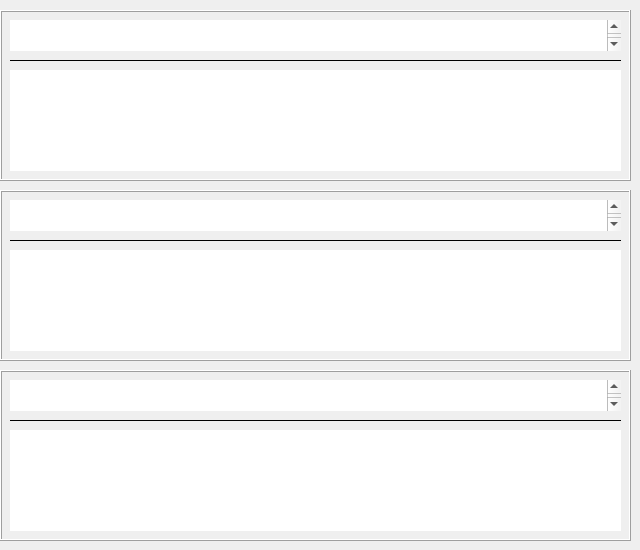
      <widget class="QWidget" name="page_10">
       <widget class="QFrame" name="frame_10">
        <property name="geometry">
         <rect>
          <x>0</x>
          <y>10</y>
          <width>631</width>
          <height>171</height>
         </rect>
        </property>
        <property name="frameShape">
         <enum>QFrame::Box</enum>
        </property>
        <property name="frameShadow">
         <enum>QFrame::Raised</enum>
        </property>
        <widget class="QTextEdit" name="textEdit_10">
         <property name="geometry">
          <rect>
           <x>10</x>
           <y>60</y>
           <width>611</width>
           <height>101</height>
          </rect>
         </property>
         <property name="font">
          <font>
           <family>08SeoulNamsan</family>
           <pointsize>12</pointsize>
           <weight>50</weight>
           <italic>false</italic>
           <bold>false</bold>
           <underline>false</underline>
           <strikeout>false</strikeout>
           <stylestrategy>PreferDefault</stylestrategy>
           <kerning>true</kerning>
          </font>
         </property>
         <property name="frameShape">
          <enum>QFrame::NoFrame</enum>
         </property>
         <property name="readOnly">
          <bool>true</bool>
         </property>
         <property name="html">
          <string>&lt;!DOCTYPE HTML PUBLIC &quot;-//W3C//DTD HTML 4.0//EN&quot; &quot;http://www.w3.org/TR/REC-html40/strict.dtd&quot;&gt;
&lt;html&gt;&lt;head&gt;&lt;meta name=&quot;qrichtext&quot; content=&quot;1&quot; /&gt;&lt;style type=&quot;text/css&quot;&gt;
p, li { white-space: pre-wrap; }
&lt;/style&gt;&lt;/head&gt;&lt;body style=&quot; font-family:'08SeoulNamsan'; font-size:12pt; font-weight:400; font-style:normal;&quot;&gt;
&lt;p style=&quot;-qt-paragraph-type:empty; margin-top:0px; margin-bottom:0px; margin-left:0px; margin-right:0px; -qt-block-indent:0; text-indent:0px; font-size:14pt;&quot;&gt;&lt;br /&gt;&lt;/p&gt;&lt;/body&gt;&lt;/html&gt;</string>
         </property>
        </widget>
        <widget class="QTextBrowser" name="textBrowser_10">
         <property name="geometry">
          <rect>
           <x>10</x>
           <y>10</y>
           <width>611</width>
           <height>31</height>
          </rect>
         </property>
         <property name="font">
          <font>
           <family>08SeoulNamsan</family>
           <pointsize>12</pointsize>
           <weight>50</weight>
           <italic>false</italic>
           <bold>false</bold>
           <underline>false</underline>
           <strikeout>false</strikeout>
           <stylestrategy>PreferDefault</stylestrategy>
           <kerning>true</kerning>
          </font>
         </property>
         <property name="frameShape">
          <enum>QFrame::NoFrame</enum>
         </property>
         <property name="html">
          <string>&lt;!DOCTYPE HTML PUBLIC &quot;-//W3C//DTD HTML 4.0//EN&quot; &quot;http://www.w3.org/TR/REC-html40/strict.dtd&quot;&gt;
&lt;html&gt;&lt;head&gt;&lt;meta name=&quot;qrichtext&quot; content=&quot;1&quot; /&gt;&lt;style type=&quot;text/css&quot;&gt;
p, li { white-space: pre-wrap; }
&lt;/style&gt;&lt;/head&gt;&lt;body style=&quot; font-family:'08SeoulNamsan'; font-size:12pt; font-weight:400; font-style:normal;&quot;&gt;
&lt;p style=&quot;-qt-paragraph-type:empty; margin-top:0px; margin-bottom:0px; margin-left:0px; margin-right:0px; -qt-block-indent:0; text-indent:0px; font-size:14pt;&quot;&gt;&lt;br /&gt;&lt;/p&gt;&lt;/body&gt;&lt;/html&gt;</string>
         </property>
        </widget>
        <widget class="QLabel" name="label_90">
         <property name="geometry">
          <rect>
           <x>10</x>
           <y>40</y>
           <width>611</width>
           <height>20</height>
          </rect>
         </property>
         <property name="frameShape">
          <enum>QFrame::HLine</enum>
         </property>
         <property name="text">
          <string/>
         </property>
        </widget>
       </widget>
       <widget class="QFrame" name="frame_11">
        <property name="geometry">
         <rect>
          <x>0</x>
          <y>190</y>
          <width>631</width>
          <height>171</height>
         </rect>
        </property>
        <property name="frameShape">
         <enum>QFrame::Box</enum>
        </property>
        <property name="frameShadow">
         <enum>QFrame::Raised</enum>
        </property>
        <widget class="QTextEdit" name="textEdit_11">
         <property name="geometry">
          <rect>
           <x>10</x>
           <y>60</y>
           <width>611</width>
           <height>101</height>
          </rect>
         </property>
         <property name="font">
          <font>
           <family>08SeoulNamsan</family>
           <pointsize>12</pointsize>
           <weight>50</weight>
           <italic>false</italic>
           <bold>false</bold>
           <underline>false</underline>
           <strikeout>false</strikeout>
           <stylestrategy>PreferDefault</stylestrategy>
           <kerning>true</kerning>
          </font>
         </property>
         <property name="frameShape">
          <enum>QFrame::NoFrame</enum>
         </property>
         <property name="readOnly">
          <bool>true</bool>
         </property>
         <property name="html">
          <string>&lt;!DOCTYPE HTML PUBLIC &quot;-//W3C//DTD HTML 4.0//EN&quot; &quot;http://www.w3.org/TR/REC-html40/strict.dtd&quot;&gt;
&lt;html&gt;&lt;head&gt;&lt;meta name=&quot;qrichtext&quot; content=&quot;1&quot; /&gt;&lt;style type=&quot;text/css&quot;&gt;
p, li { white-space: pre-wrap; }
&lt;/style&gt;&lt;/head&gt;&lt;body style=&quot; font-family:'08SeoulNamsan'; font-size:12pt; font-weight:400; font-style:normal;&quot;&gt;
&lt;p style=&quot;-qt-paragraph-type:empty; margin-top:0px; margin-bottom:0px; margin-left:0px; margin-right:0px; -qt-block-indent:0; text-indent:0px; font-size:14pt;&quot;&gt;&lt;br /&gt;&lt;/p&gt;&lt;/body&gt;&lt;/html&gt;</string>
         </property>
        </widget>
        <widget class="QTextBrowser" name="textBrowser_11">
         <property name="geometry">
          <rect>
           <x>10</x>
           <y>10</y>
           <width>611</width>
           <height>31</height>
          </rect>
         </property>
         <property name="font">
          <font>
           <family>08SeoulNamsan</family>
           <pointsize>12</pointsize>
           <weight>50</weight>
           <italic>false</italic>
           <bold>false</bold>
           <underline>false</underline>
           <strikeout>false</strikeout>
           <stylestrategy>PreferDefault</stylestrategy>
           <kerning>true</kerning>
          </font>
         </property>
         <property name="frameShape">
          <enum>QFrame::NoFrame</enum>
         </property>
         <property name="html">
          <string>&lt;!DOCTYPE HTML PUBLIC &quot;-//W3C//DTD HTML 4.0//EN&quot; &quot;http://www.w3.org/TR/REC-html40/strict.dtd&quot;&gt;
&lt;html&gt;&lt;head&gt;&lt;meta name=&quot;qrichtext&quot; content=&quot;1&quot; /&gt;&lt;style type=&quot;text/css&quot;&gt;
p, li { white-space: pre-wrap; }
&lt;/style&gt;&lt;/head&gt;&lt;body style=&quot; font-family:'08SeoulNamsan'; font-size:12pt; font-weight:400; font-style:normal;&quot;&gt;
&lt;p style=&quot;-qt-paragraph-type:empty; margin-top:0px; margin-bottom:0px; margin-left:0px; margin-right:0px; -qt-block-indent:0; text-indent:0px; font-size:14pt;&quot;&gt;&lt;br /&gt;&lt;/p&gt;&lt;/body&gt;&lt;/html&gt;</string>
         </property>
        </widget>
        <widget class="QLabel" name="label_89">
         <property name="geometry">
          <rect>
           <x>10</x>
           <y>40</y>
           <width>611</width>
           <height>20</height>
          </rect>
         </property>
         <property name="frameShape">
          <enum>QFrame::HLine</enum>
         </property>
         <property name="text">
          <string/>
         </property>
        </widget>
       </widget>
       <widget class="QFrame" name="frame_12">
        <property name="geometry">
         <rect>
          <x>0</x>
          <y>370</y>
          <width>631</width>
          <height>171</height>
         </rect>
        </property>
        <property name="frameShape">
         <enum>QFrame::Box</enum>
        </property>
        <property name="frameShadow">
         <enum>QFrame::Raised</enum>
        </property>
        <widget class="QTextEdit" name="textEdit_12">
         <property name="geometry">
          <rect>
           <x>10</x>
           <y>60</y>
           <width>611</width>
           <height>101</height>
          </rect>
         </property>
         <property name="font">
          <font>
           <family>08SeoulNamsan</family>
           <pointsize>12</pointsize>
           <weight>50</weight>
           <italic>false</italic>
           <bold>false</bold>
           <underline>false</underline>
           <strikeout>false</strikeout>
           <stylestrategy>PreferDefault</stylestrategy>
           <kerning>true</kerning>
          </font>
         </property>
         <property name="frameShape">
          <enum>QFrame::NoFrame</enum>
         </property>
         <property name="readOnly">
          <bool>true</bool>
         </property>
         <property name="html">
          <string>&lt;!DOCTYPE HTML PUBLIC &quot;-//W3C//DTD HTML 4.0//EN&quot; &quot;http://www.w3.org/TR/REC-html40/strict.dtd&quot;&gt;
&lt;html&gt;&lt;head&gt;&lt;meta name=&quot;qrichtext&quot; content=&quot;1&quot; /&gt;&lt;style type=&quot;text/css&quot;&gt;
p, li { white-space: pre-wrap; }
&lt;/style&gt;&lt;/head&gt;&lt;body style=&quot; font-family:'08SeoulNamsan'; font-size:12pt; font-weight:400; font-style:normal;&quot;&gt;
&lt;p style=&quot;-qt-paragraph-type:empty; margin-top:0px; margin-bottom:0px; margin-left:0px; margin-right:0px; -qt-block-indent:0; text-indent:0px; font-size:14pt;&quot;&gt;&lt;br /&gt;&lt;/p&gt;&lt;/body&gt;&lt;/html&gt;</string>
         </property>
        </widget>
        <widget class="QTextBrowser" name="textBrowser_12">
         <property name="geometry">
          <rect>
           <x>10</x>
           <y>10</y>
           <width>611</width>
           <height>31</height>
          </rect>
         </property>
         <property name="font">
          <font>
           <family>08SeoulNamsan</family>
           <pointsize>12</pointsize>
           <weight>50</weight>
           <italic>false</italic>
           <bold>false</bold>
           <underline>false</underline>
           <strikeout>false</strikeout>
           <stylestrategy>PreferDefault</stylestrategy>
           <kerning>true</kerning>
          </font>
         </property>
         <property name="frameShape">
          <enum>QFrame::NoFrame</enum>
         </property>
         <property name="html">
          <string>&lt;!DOCTYPE HTML PUBLIC &quot;-//W3C//DTD HTML 4.0//EN&quot; &quot;http://www.w3.org/TR/REC-html40/strict.dtd&quot;&gt;
&lt;html&gt;&lt;head&gt;&lt;meta name=&quot;qrichtext&quot; content=&quot;1&quot; /&gt;&lt;style type=&quot;text/css&quot;&gt;
p, li { white-space: pre-wrap; }
&lt;/style&gt;&lt;/head&gt;&lt;body style=&quot; font-family:'08SeoulNamsan'; font-size:12pt; font-weight:400; font-style:normal;&quot;&gt;
&lt;p style=&quot;-qt-paragraph-type:empty; margin-top:0px; margin-bottom:0px; margin-left:0px; margin-right:0px; -qt-block-indent:0; text-indent:0px; font-size:14pt;&quot;&gt;&lt;br /&gt;&lt;/p&gt;&lt;/body&gt;&lt;/html&gt;</string>
         </property>
        </widget>
        <widget class="QLabel" name="label_87">
         <property name="geometry">
          <rect>
           <x>10</x>
           <y>40</y>
           <width>611</width>
           <height>20</height>
          </rect>
         </property>
         <property name="frameShape">
          <enum>QFrame::HLine</enum>
         </property>
         <property name="text">
          <string/>
         </property>
        </widget>
       </widget>
      </widget>
